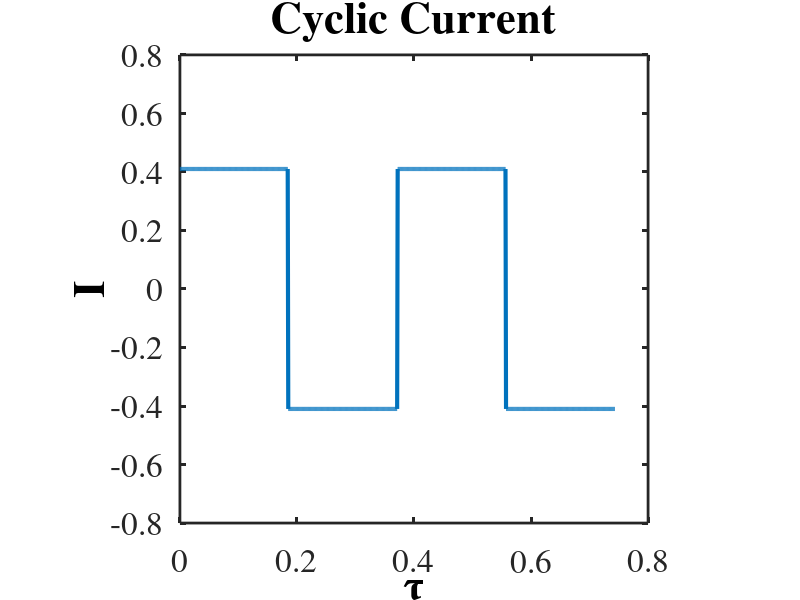
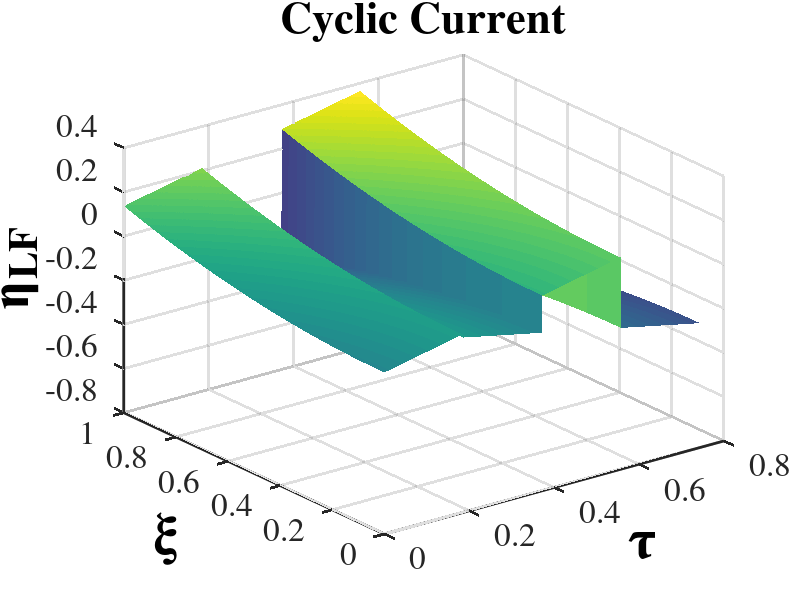
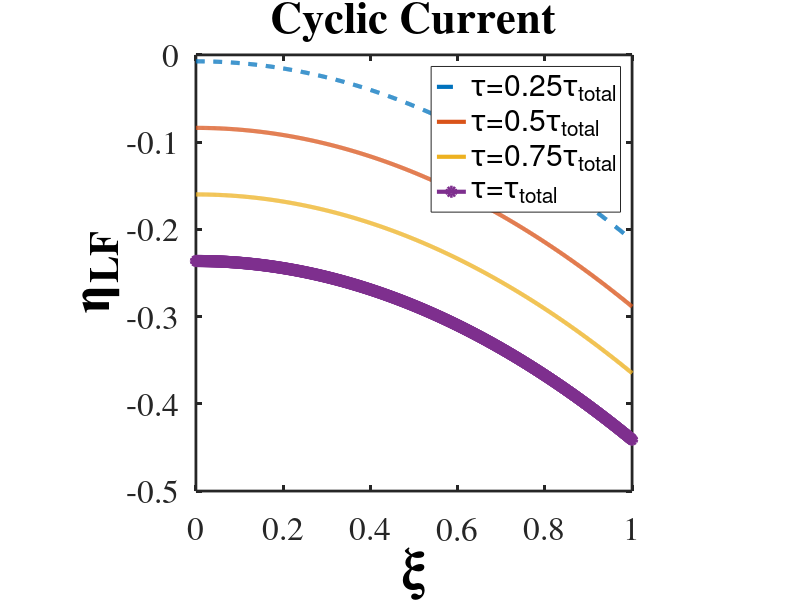

MATLAB code to generate these figures, in order: (Note: this script raises an error after producing the figures.)
%%%%%%%%%%%%%%%%%%%%%%%%%%%%%%%%%%%%%%%%%%%%%%%
%%% Script to solve the simple example
%%%     for model inadequecy
%%%%%%%%%%%%%%%%%%%%%%%%%%%%%%%%%%%%%%%%%%
clear all
close all


%% Parameters
kappa = 0.0195174;   %--- sec/m
sigma = 52.1;   %--- sec/m
gamma = kappa/sigma;
L = 50e-6;  %--- m
C = 0.03134;  %--- F/m2
a = 4.19956e7/C;   %--- m
V0 = 1.25;   %--- volt
Iunscaled = 200;   %--- Amp/m^2
Ls = 25e-6;  %--- m
kappa_s = 0.0311627;   %--- sec/m
Time = 4; %--- sec

Nt = 800;  %--- number of time steps
Nx = 800;  %--- number of space steps 


%% Domain
t = linspace(0,Time , Nt);  %--- sec
x = linspace(0,L , Nx);

% convert to nondimesional values
tau = (kappa*sigma/(kappa+sigma))*(1/(a*C*L^2)) .* t;
xi = x ./ L;
Nxi = Nx ; Ntau = Nt;

%% Applied Current
t_conv = a*C*L^2*(kappa+sigma)/(kappa*sigma);

% I = (Iunscaled*(L/V0)*((kappa+sigma)/(sigma*kappa))) * ones(1,Nt);

%== Step Function
I = (Iunscaled*(L/V0)*((kappa+sigma)/(sigma*kappa))) * ones(1,Nt);

for i = 1*Nt/4 : 2*Nt/4
    I(i) = -I(i);
end
for i = 3*Nt/4 : 4*Nt/4
    I(i) = -I(i);
end

figure(1)
plot(tau,I,'LineWidth',3);
axis square
set(gca,'LineWidth',2,'FontSize',24,'FontWeight','normal','FontName','Times')
set(get(gca,'XLabel'),'String','\tau','FontSize',32,'FontWeight','bold','FontName','Times')
set(get(gca,'YLabel'),'String','I','FontSize',32,'FontWeight','bold','FontName','Times')
set(gcf,'Position',[1 1 round(1000) round(1000)])
set(get(gca,'Title'),'String','Cyclic Current','FontSize',32,'FontWeight','bold','FontName','Times')


%%========================================================
%% Solution of LF model
eta_bar = tau.*I;

for i = 1 : size(tau,2) % time
    for j = 1 : size(xi,2) % space
        etaLF(j,i) = (I(i)/2)*xi(j)^2 - ((I(i)*gamma)/(1+gamma))*xi(j) + eta_bar(i) - I(i)/6 + (I(i)*gamma)/(2*I(i)+2*gamma);
    end
end

figure
surf(tau, xi, etaLF,'EdgeColor','none')
% axis square
set(gca,'LineWidth',2,'FontSize',24,'FontWeight','normal','FontName','Times')
set(get(gca,'XLabel'),'String','\tau','FontSize',42,'FontWeight','bold','FontName','Times')
set(get(gca,'YLabel'),'String','\xi','FontSize',42,'FontWeight','bold','FontName','Times')
set(get(gca,'ZLabel'),'String','{\eta}_{LF}','FontSize',42,'FontWeight','bold','FontName','Times')
set(get(gca,'Title'),'String','Cyclic Current','FontSize',32,'FontWeight','bold','FontName','Times')
set(gcf,'Position',[1 1 round(1000) round(1000)])

figure
plot(xi,etaLF(:,Nt*0.25),'--','LineWidth',3); hold on
plot(xi,etaLF(:,Nt*0.5),'LineWidth',3);
plot(xi,etaLF(:,Nt*0.75),'LineWidth',3);
plot(xi,etaLF(:,Nt*1),'-o','LineWidth',3);
legend('\tau=0.25\tau_{total}', '\tau=0.5\tau_{total}', '\tau=0.75\tau_{total}','\tau=\tau_{total}')
axis square
set(gca,'LineWidth',2,'FontSize',24,'FontWeight','normal','FontName','Times')
set(get(gca,'XLabel'),'String','\xi','FontSize',42,'FontWeight','bold','FontName','Times')
set(get(gca,'YLabel'),'String','{\eta}_{LF}','FontSize',42,'FontWeight','bold','FontName','Times')
set(get(gca,'Title'),'String','Cyclic Current','FontSize',32,'FontWeight','bold','FontName','Times')
set(gcf,'Position',[1 1 round(1000) round(1000)])

%%========================================================
%% Solution of HF model
% 
% % computing Neumann BCs:
%-- alpha at xi=0
alpha = -I.*(gamma/(1+gamma));
%-- beta at xi=1
beta  =  I.*(1/(1+gamma));

% solving HF pde+bc using finite difference
etaHF = HFm_evolution(tau(1),tau(end),xi(1),xi(end), Ntau,Nxi, zeros(Nxi,Ntau), alpha, beta);

figure
surf(tau, xi, etaHF,'EdgeColor','none')
% axis square
set(gca,'LineWidth',2,'FontSize',24,'FontWeight','normal','FontName','Times')
set(get(gca,'XLabel'),'String','\tau','FontSize',32,'FontWeight','bold','FontName','Times')
set(get(gca,'YLabel'),'String','\xi','FontSize',32,'FontWeight','bold','FontName','Times')
set(get(gca,'ZLabel'),'String','{\eta}_{HF}','FontSize',32,'FontWeight','bold','FontName','Times')
set(get(gca,'Title'),'String','Cyclic Current','FontSize',32,'FontWeight','bold','FontName','Times')
set(gcf,'Position',[1 1 round(1000) round(1000)])

figure
plot(xi,etaHF(:,Nt*0.25),'--','LineWidth',3); hold on
plot(xi,etaHF(:,Nt*0.5),'LineWidth',3);
plot(xi,etaHF(:,Nt*0.75),'LineWidth',3);
plot(xi,etaHF(:,Nt*1),'-o','LineWidth',3);
legend('\tau=0.25\tau_{total}', '\tau=0.5\tau_{total}', '\tau=0.75\tau_{total}','\tau=\tau_{total}')
axis square
set(gca,'LineWidth',2,'FontSize',24,'FontWeight','normal','FontName','Times')
set(get(gca,'XLabel'),'String','\xi','FontSize',42,'FontWeight','bold','FontName','Times')
set(get(gca,'YLabel'),'String','{\eta}_{HF}','FontSize',42,'FontWeight','bold','FontName','Times')
set(get(gca,'Title'),'String','Cyclic Current','FontSize',32,'FontWeight','bold','FontName','Times')
set(gcf,'Position',[1 1 round(1000) round(1000)])

%%========================================================
%% Error evolution = HF model - LF model

eps_exact = etaHF - etaLF;

figure
surf(tau, xi, eps_exact,'EdgeColor','none')
% axis square
set(gca,'LineWidth',2,'FontSize',24,'FontWeight','normal','FontName','Times')
set(get(gca,'XLabel'),'String','\tau','FontSize',32,'FontWeight','bold','FontName','Times')
set(get(gca,'YLabel'),'String','\xi','FontSize',32,'FontWeight','bold','FontName','Times')
set(get(gca,'ZLabel'),'String','\epsilon_{exact}','FontSize',32,'FontWeight','bold','FontName','Times')
set(get(gca,'Title'),'String','Cyclic Current','FontSize',32,'FontWeight','bold','FontName','Times')
set(gcf,'Position',[1 1 round(1000) round(1000)])

figure
plot(xi,eps_exact(:,Nt*0.25),'--','LineWidth',3); hold on
plot(xi,eps_exact(:,Nt*0.5),'LineWidth',3);
plot(xi,eps_exact(:,Nt*0.75),'LineWidth',3);
plot(xi,eps_exact(:,Nt*1),'-o','LineWidth',3);
legend('\tau=0.25\tau_{total}', '\tau=0.5\tau_{total}', '\tau=0.75\tau_{total}','\tau=\tau_{total}')
axis square
set(gca,'LineWidth',2,'FontSize',24,'FontWeight','normal','FontName','Times')
set(get(gca,'XLabel'),'String','\xi','FontSize',42,'FontWeight','bold','FontName','Times')
set(get(gca,'YLabel'),'String','\epsilon_{exact}','FontSize',42,'FontWeight','bold','FontName','Times')
set(get(gca,'Title'),'String','Cyclic Current','FontSize',32,'FontWeight','bold','FontName','Times')
set(gcf,'Position',[1 1 round(1000) round(1000)])



%%========================================================
%% Solution of Error evolution (Paraboloc Equation Finite Difference)

% % compute local residual
% %dI_dtau = omega*t_conv*Im*cos(omega*t_conv.*tau);
% dI_dtau = zeros(Nt,1);
% 
% for i = 1 : size(tau,2) % time
%     for j = 1 : size(xi,2) % space
%         rho(j,i) = dI_dtau(i)*( 0.5*xi(j)^2 - 1/6 - gamma*xi(j)/(1+gamma) + gamma/(2+2*gamma) );
%     end
% end
% 
% figure
% surf(tau, xi,rho,'EdgeColor','none')
% set(gca,'LineWidth',2,'FontSize',24,'FontWeight','normal','FontName','Times')
% set(get(gca,'XLabel'),'String','\tau','FontSize',42,'FontWeight','bold','FontName','Times')
% set(get(gca,'YLabel'),'String','\xi','FontSize',42,'FontWeight','bold','FontName','Times')
% set(get(gca,'ZLabel'),'String','\rho','FontSize',42,'FontWeight','bold','FontName','Times')
% set(get(gca,'Title'),'String','Constant Current','FontSize',32,'FontWeight','bold','FontName','Times')
% set(gcf,'Position',[1 1 round(1000) round(1000)])
% 
% figure
% plot(xi,rho(:,Nt*0.25),'--','LineWidth',3); hold on
% plot(xi,rho(:,Nt*0.5),'LineWidth',3);
% plot(xi,rho(:,Nt*0.75),'LineWidth',3);
% plot(xi,rho(:,Nt*1),'-o','LineWidth',3);
% legend('\tau=0.25\tau_{total}', '\tau=0.5\tau_{total}', '\tau=0.75\tau_{total}','\tau=\tau_{total}')
% axis square
% set(gca,'LineWidth',2,'FontSize',24,'FontWeight','normal','FontName','Times')
% set(get(gca,'XLabel'),'String','\xi','FontSize',42,'FontWeight','bold','FontName','Times')
% set(get(gca,'YLabel'),'String','{\rho}','FontSize',42,'FontWeight','bold','FontName','Times')
% set(get(gca,'Title'),'String','Constant Current','FontSize',32,'FontWeight','bold','FontName','Times')
% set(gcf,'Position',[1 1 round(1000) round(1000)])
% 
% % % compute IC: epsilon(tau=0) = etaHF(tau=0) - etaLF(tau=0): vector 1*Nx
% etaHF(1:Nx,1) = 0;
% ICond = etaHF(:,1) - etaLF(:,1);
% 
% % % compute BCs: 
% % %-- deta/dxi = alpha  at xi=0
% alpha_error = zeros(1,Nt);
%  
% % %-- deta/dxi = alpha  at xi=1
% beta_error = zeros(1,Nt);
% 
% 
% % compute evolution of error
% epsilon = error_evolution(tau(1),tau(end),xi(1),xi(end), Ntau,Nxi, rho, ICond, alpha_error, beta_error);
% 
% figure
% surf(tau, xi,epsilon,'EdgeColor','none')
% % axis square
% set(gca,'LineWidth',2,'FontSize',24,'FontWeight','normal','FontName','Times')
% set(get(gca,'XLabel'),'String','\tau','FontSize',42,'FontWeight','bold','FontName','Times')
% set(get(gca,'YLabel'),'String','\xi','FontSize',42,'FontWeight','bold','FontName','Times')
% set(get(gca,'ZLabel'),'String','\epsilon','FontSize',42,'FontWeight','bold','FontName','Times')
% set(get(gca,'Title'),'String','Constant Current','FontSize',32,'FontWeight','bold','FontName','Times')
% set(gcf,'Position',[1 1 round(1000) round(1000)])
% 
% figure
% plot(xi,epsilon(:,Nt*0.25),'--','LineWidth',3); hold on
% plot(xi,epsilon(:,Nt*0.5),'LineWidth',3);
% plot(xi,epsilon(:,Nt*0.75),'LineWidth',3);
% plot(xi,epsilon(:,Nt*1),'-o','LineWidth',3);
% legend('\tau=0.25\tau_{total}', '\tau=0.5\tau_{total}', '\tau=0.75\tau_{total}','\tau=\tau_{total}')
% axis square
% set(gca,'LineWidth',2,'FontSize',24,'FontWeight','normal','FontName','Times')
% set(get(gca,'XLabel'),'String','\xi','FontSize',42,'FontWeight','bold','FontName','Times')
% set(get(gca,'YLabel'),'String','{\epsilon}','FontSize',42,'FontWeight','bold','FontName','Times')
% set(get(gca,'Title'),'String','Constant Current','FontSize',32,'FontWeight','bold','FontName','Times')
% set(gcf,'Position',[1 1 round(1000) round(1000)])


%%========================================================
%% Computing Vcell
etaHF_xi0 = etaHF(1,:);
etaHF_xi1 = etaHF(end,:);
etaLF_xi0 = etaLF(1,:);
etaLF_xi1 = etaLF(end,:);

V_elecHF = ((1+2*gamma)/(1+gamma))*etaHF_xi1 - (gamma/(1+gamma))*etaHF_xi0 - (gamma/(1+gamma)^2)*I;
V_elecLF = ((1+2*gamma)/(1+gamma))*etaLF_xi1 - (gamma/(1+gamma))*etaLF_xi0 - (gamma/(1+gamma)^2)*I;


B = (Ls/kappa_s)*(kappa*sigma/(L*(kappa+sigma)));

V_cellHF = 1 - 0.5*B*I - V_elecHF;
V_cellLF = 1 - 0.5*B*I - V_elecLF;


figure
plot(tau,V_cellHF,'--','LineWidth',3); hold on
plot(tau,V_cellLF,'LineWidth',3); hold on
legend('HF model', 'LF model')
axis square
set(gca,'LineWidth',2,'FontSize',24,'FontWeight','normal','FontName','Times')
set(get(gca,'XLabel'),'String','\tau','FontSize',42,'FontWeight','bold','FontName','Times')
set(get(gca,'YLabel'),'String','V^*_{cell}','FontSize',42,'FontWeight','bold','FontName','Times')
set(get(gca,'Title'),'String','Cyclic Current','FontSize',32,'FontWeight','bold','FontName','Times')
set(gcf,'Position',[1 1 round(1000) round(1000)])

